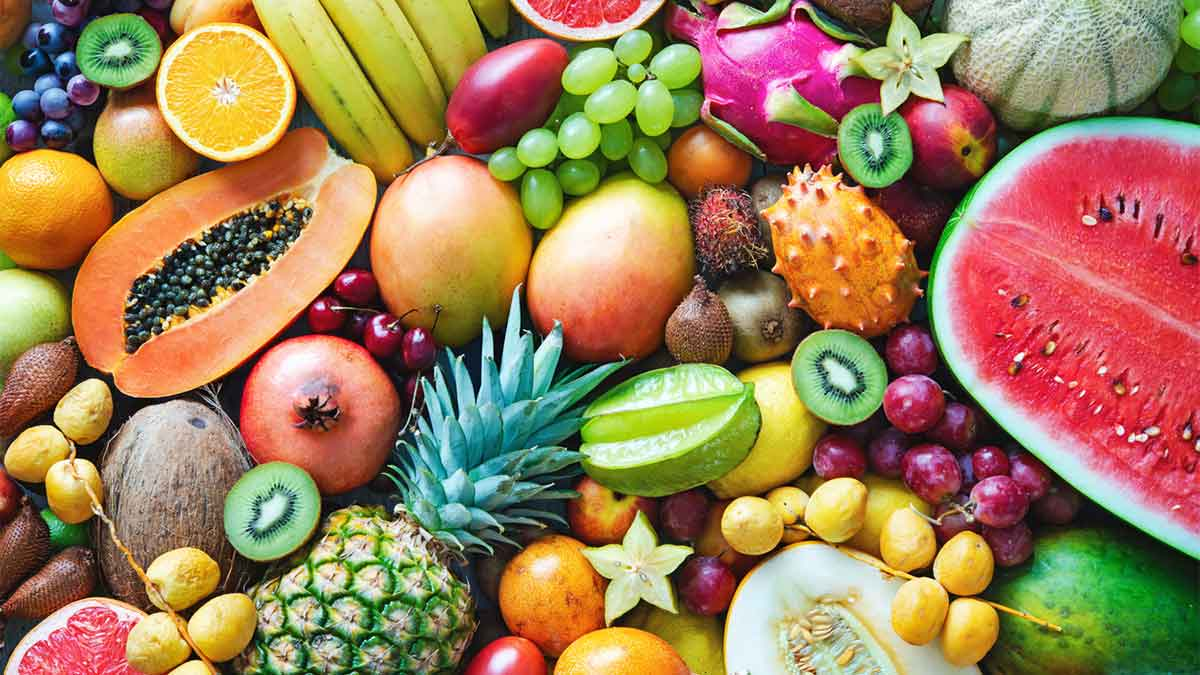
#> input picture frutas.jpg, 1200 x 675 px
$ python segmentacao_canais.py
#> lines starting #> are read from the running program, lines starting #| are printed output that depends on the picture

#segmentacao_canais.py

import cv2

imagem = cv2.imread('frutas.jpg')
#> imagem is the input picture: shape (675, 1200, 3); mean B, G, R 87.8, 126.2, 157.6
#devolve 3 canais
azul, verde, vermelho = cv2.split(imagem)
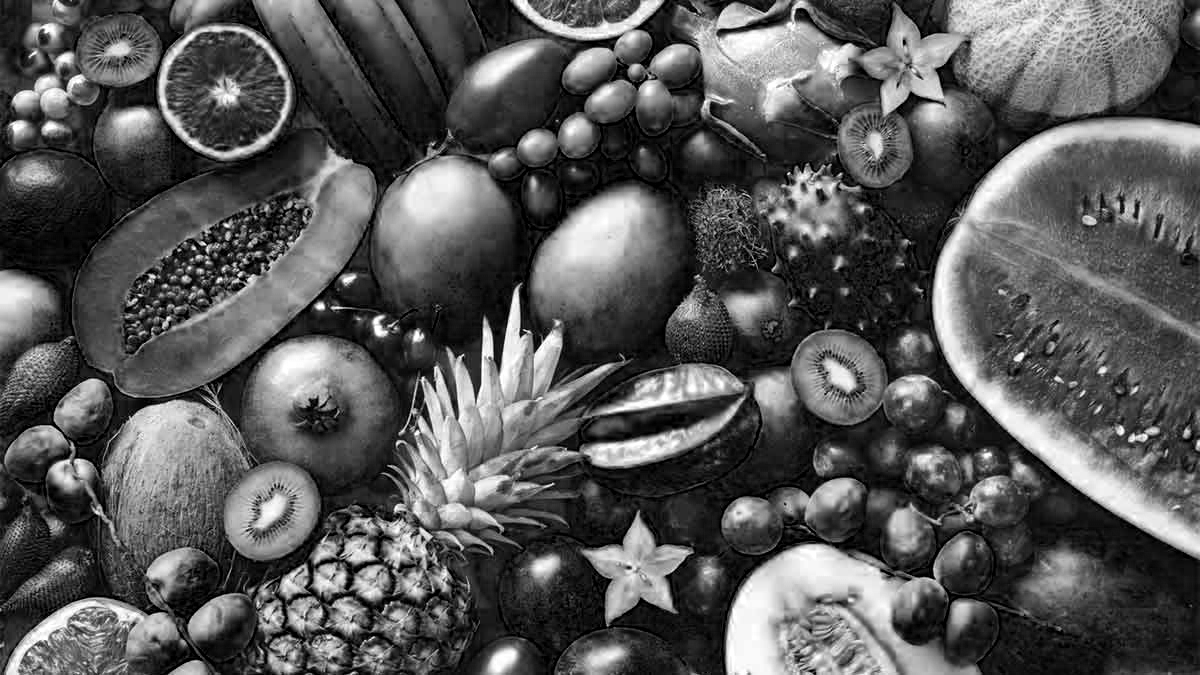
#> azul: shape (675, 1200); min 0, max 255, mean 87.8
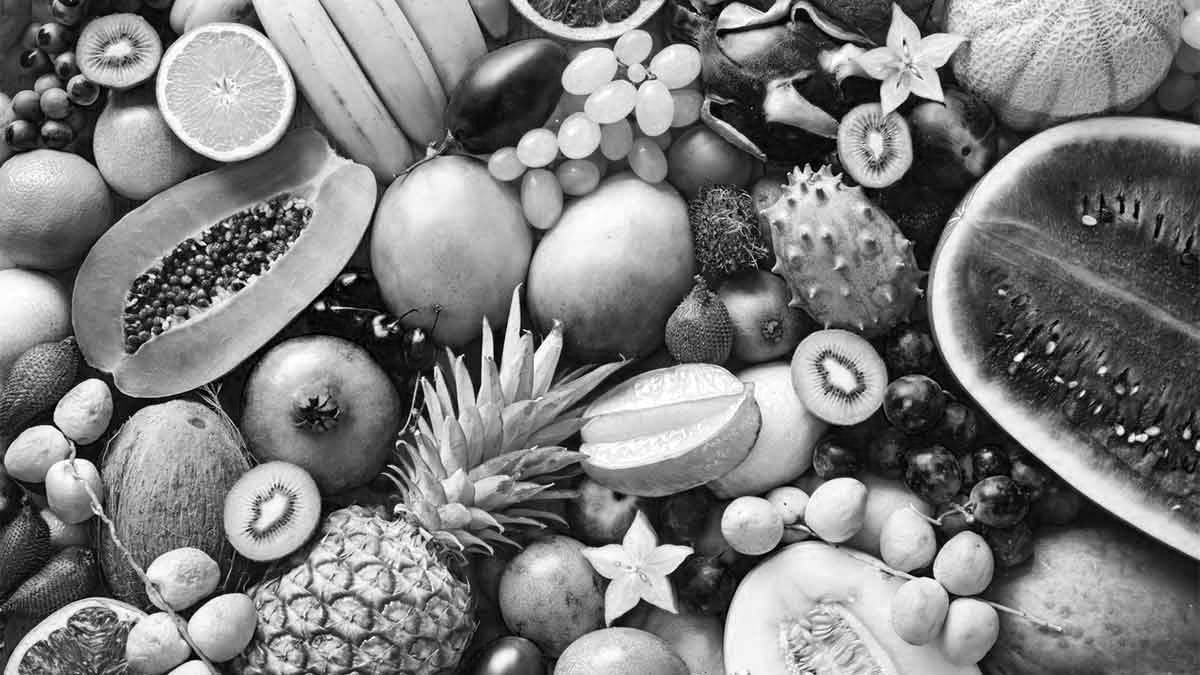
#> verde: shape (675, 1200); min 0, max 255, mean 126.2
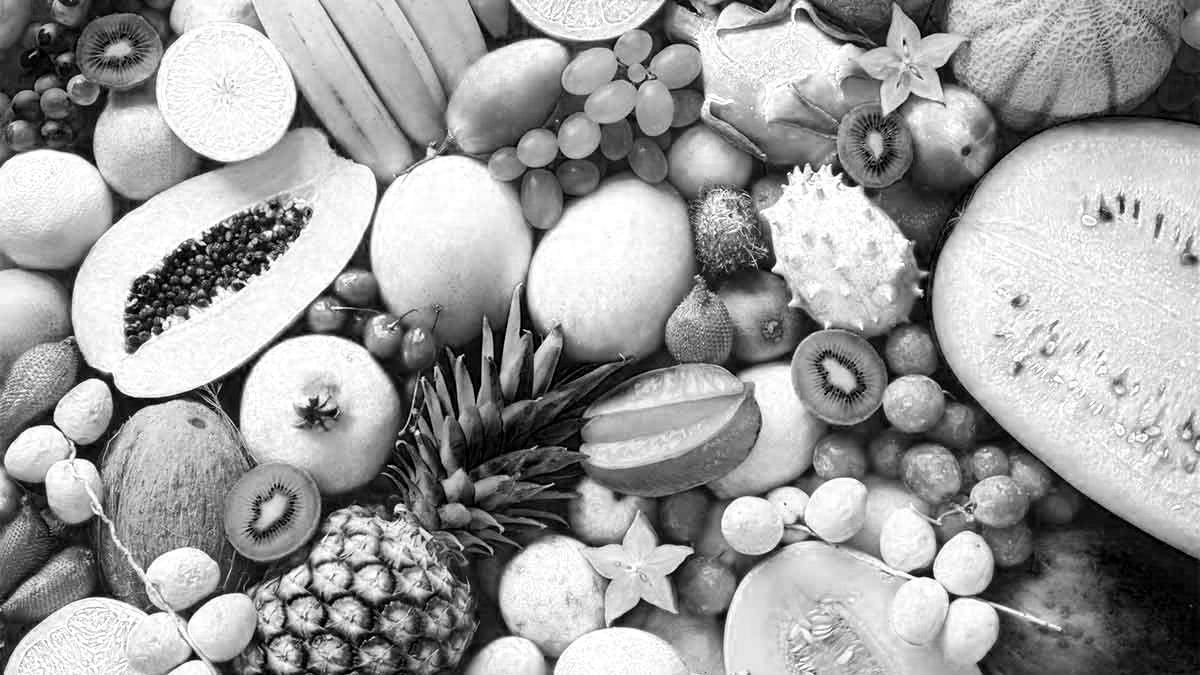
#> vermelho: shape (675, 1200); min 0, max 255, mean 157.6

#exibe imagem em canais separados
cv2.imshow('Canal R', vermelho)
cv2.imshow('Canal G', verde)
cv2.imshow('Canal B', azul)


#salva imagem dos canais
cv2.imwrite('frutas_canal_r.jpg', vermelho)
cv2.imwrite('frutas_canal_g.jpg', verde)
cv2.imwrite('frutas_canal_b.jpg', azul)

cv2.waitKey(0)
cv2.destroyAllWindows()
